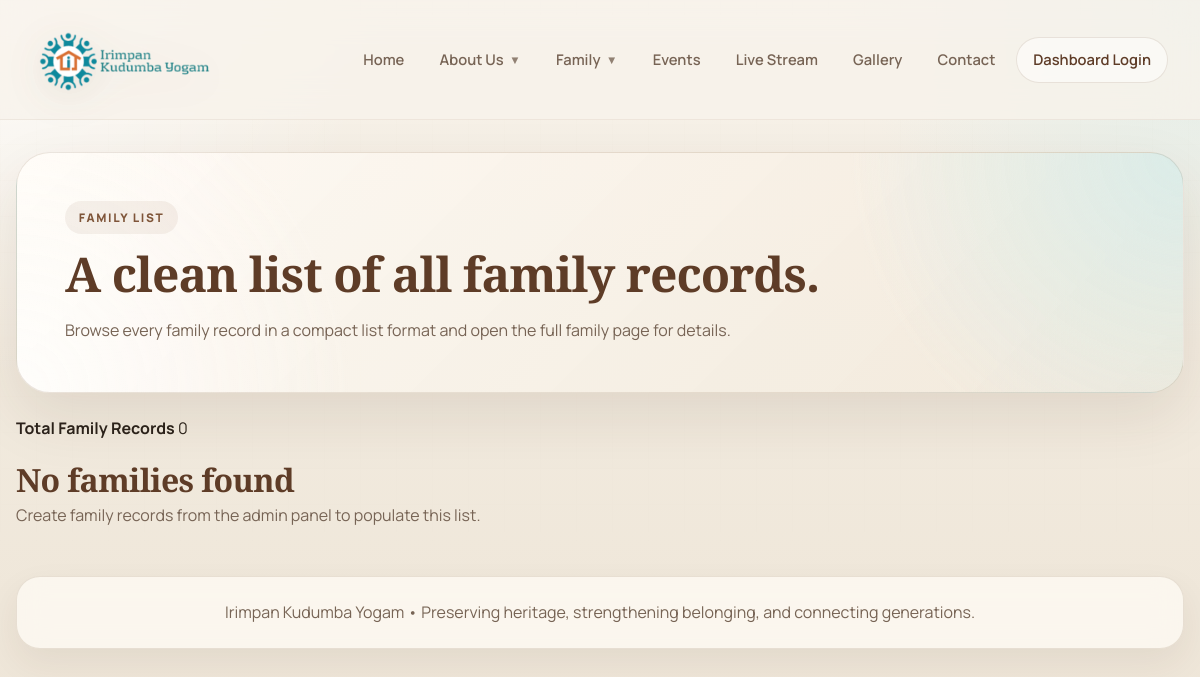
Before: /family/list/ with the older database file.
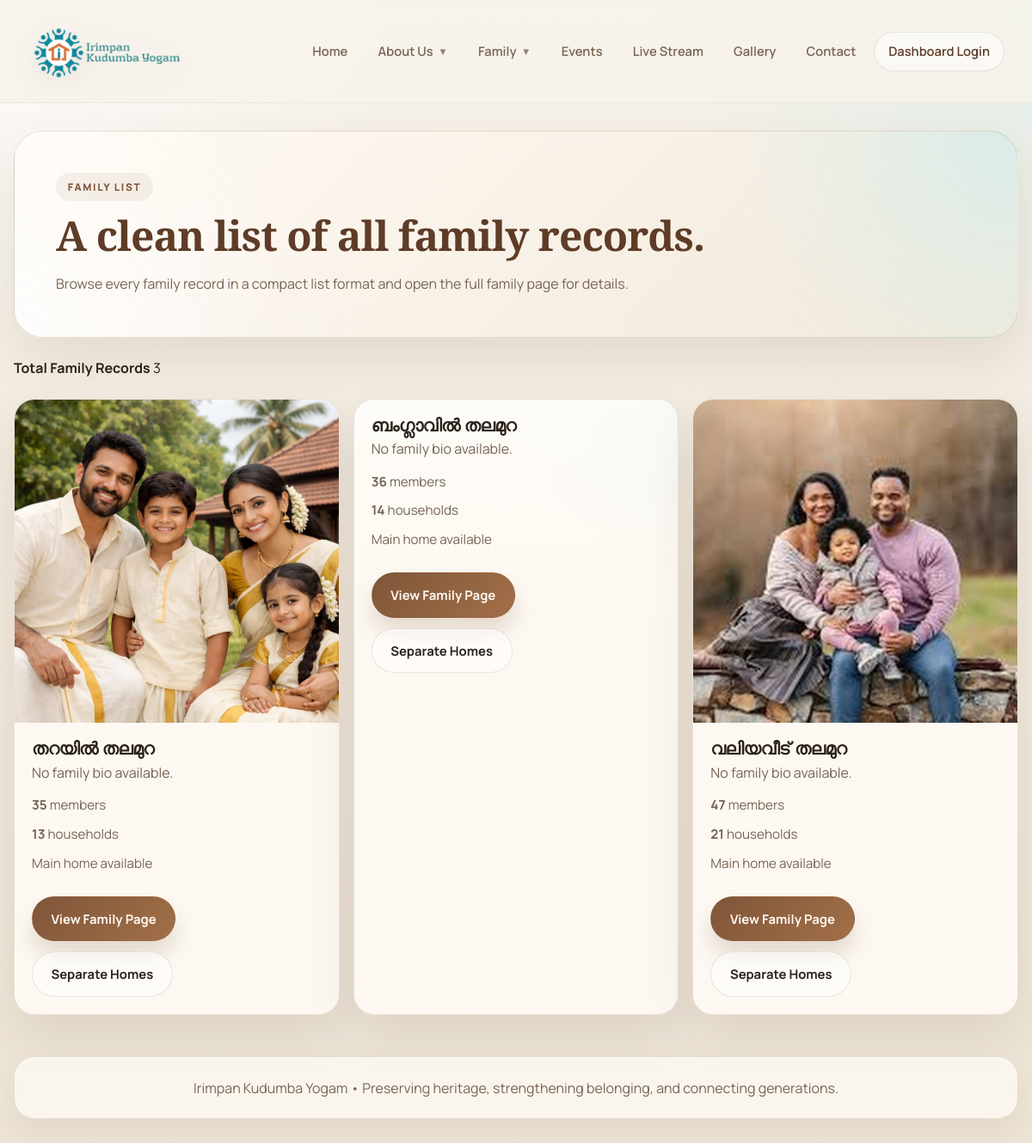
After: the same page with the newer database file.
### tree/models.py (models this page shows, shortened)
class Family(models.Model):
    name = models.CharField(max_length=160, unique=True)
    bio = models.TextField(blank=True)
    photo = models.ImageField(upload_to='family/', null=True, blank=True)
    is_active = models.BooleanField(default=True)
    created_at = models.DateTimeField(auto_now_add=True)
    updated_at = models.DateTimeField(auto_now=True)
    class Meta:
        ordering = ['name']

### tree/views.py (the view)
# urls.py: path('family/list/', views.family_list, name='family_list'),
def family_list(request):
    people = list(Person.objects.select_related('family').all())
    generation_map = _generation_map(people)
    _apply_generations(people, generation_map)
    households = _build_households(people)
    families = Family.objects.filter(is_active=True).order_by('name').prefetch_related(
        Prefetch('members', queryset=Person.objects.order_by('last_name', 'first_name'))
    )
    family_cards = []
    for family in families:
        family_households = [
            house for house in households
            if house['family_record'] and house['family_record'].pk == family.pk
        ]
        main_household = next((house for house in family_households if not house['is_separate_home']), None)
        separate_households = [house for house in family_households if house['is_separate_home']]
        family_cards.append({
            'family': family,
            'photo_url': family.photo.url if family.photo else None,
            'household_count': len(family_households),
            'member_count': family.members.count(),
            'main_household': main_household,
            'separate_households': separate_households,
        })
    return render(request, 'tree/family_list.html', {
        'family_cards': family_cards,
        'total_families': families.count(),
    })

### tree/context_processors.py (called while the page is built)
def navigation_context(request):
    return live_stream_context(request)

### tree/models.py (called while the page is built, shortened)
    @property
    def full_name(self):
        return f"{self.first_name} {self.last_name}".strip()

    @property
    def generation(self):
        return getattr(self, '_generation', 1)

    @property
    def youtube_video_id(self):
        url = (self.youtube_url or '').strip()
        if not url:
            return ''
        parsed = urlparse(url)
        host = (parsed.netloc or '').lower()
        if 'youtu.be' in host:
            return parsed.path.strip('/').split('/')[0]
        if 'youtube.com' in host:
            if parsed.path == '/watch':
                return parse_qs(parsed.query).get('v', [''])[0]
        return ''

    @property
    def embed_url(self):
        video_id = self.youtube_video_id
        if not video_id:
            return ''
        return f'https://www.youtube.com/embed/{video_id}?autoplay=1&rel=0'

    @classmethod
    def increment(cls, key='public-site'):
        counter, _ = cls.objects.get_or_create(key=key)
        cls.objects.filter(pk=counter.pk).update(total_visits=F('total_visits') + 1)

### tree/views.py (called while the page is built)
def _valid_live_streams():
    streams = []
    for stream in LiveStreamSettings.objects.order_by('-is_active', '-updated_at', '-id'):
        if not stream.embed_url:
            continue
        streams.append(stream)
    return streams

def live_stream_context(request):
    active_streams = [stream for stream in _valid_live_streams() if stream.is_active]
    return {
        'nav_live_streams': active_streams,
        'nav_live_stream': active_streams[0] if active_streams else None,
    }

def _generation_map(people):
    people = list(people)
    if not people:
        return {}
    parents = {
        person.pk: tuple(parent_id for parent_id in (person.father_id, person.mother_id) if parent_id)
        for person in people
    }
    memo = {}
    def get_depth(person_id):
        if person_id in memo:
            return memo[person_id]
        parent_ids = parents.get(person_id, ())
        if not parent_ids:
            memo[person_id] = 1
            return 1
        memo[person_id] = max(get_depth(parent_id) for parent_id in parent_ids) + 1
        return memo[person_id]
    return {person.pk: get_depth(person.pk) for person in people}

def _apply_generations(people, generation_map):
    for person in people:
        person._generation = generation_map.get(person.pk, 1)

### tree/templates/tree/family_list.html (shortened to what this page needs)
{% extends "tree/base.html" %}
{% block content %}
<div class="family-list-page">
  <section class="page-hero">
    <span class="eyebrow">Family List</span>
    <h1 class="section-title">A clean list of all family records.</h1>
    <p class="section-sub">Browse every family record in a compact list format and open the full family page for details.</p>
  </section>
  <section class="summary-card">
    <div class="record-meta-row">
      <strong>Total Family Records</strong>
      <span>{{ total_families }}</span>
    </div>
  </section>
  {% if family_cards %}
  <div class="family-list-grid">
    {% for card in family_cards %}
    <article class="family-card">
      {% if card.photo_url %}
      <img src="{{ card.photo_url }}" alt="{{ card.family.name }} photo" class="family-card-photo">
      {% endif %}
      <div class="family-card-body">
        <div>
          <h2 class="family-card-title">{{ card.family.name }}</h2>
          <p class="family-card-subtitle">{{ card.family.bio|default:"No family bio available." }}</p>
        </div>
        <div class="family-card-meta">
          <span><strong>{{ card.member_count }}</strong> member{% if card.member_count != 1 %}s{% endif %}</span>
          <span><strong>{{ card.household_count }}</strong> household{% if card.household_count != 1 %}s{% endif %}</span>
          {% if card.main_household %}
          <span>Main home available</span>
          {% else %}
          <span>No main home listed</span>
          {% endif %}
        </div>
        <div class="family-card-actions">
          <a href="{% url 'family_record_detail' card.family.pk %}" class="btn btn-primary">View Family Page</a>
          <a href="{% url 'separate_homes' %}" class="btn btn-secondary">Separate Homes</a>
        </div>
      </div>
    </article>
    {% endfor %}
  </div>
  {% else %}
  <article class="empty-gallery">
    <h3 style="color:var(--brand-strong);font-size:2rem;margin-bottom:0.4rem;">No families found</h3>
    <p>Create family records from the admin panel to populate this list.</p>
  </article>
  {% endif %}
</div>
{% endblock %}

### tree/templates/tree/base.html (shortened to what this page needs)
<!DOCTYPE html>
<html lang="en">
<head>
  {% load static %}
</head>
<body>
  <div class="site-shell">
    <nav>
      <a href="{% url 'home' %}" class="nav-brand" aria-label="Irimpan Kudumba Yogam home">
        <img src="{% static 'tree/familyirum.png' %}" alt="Family logo">
      </a>
      <div class="nav-links" id="navLinks">
        <div class="nav-group">
          <a href="{% url 'home' %}">Home</a>
          <div class="nav-dropdown">
            <a href="{% url 'about' %}" class="nav-dropbtn">About Us <span class="nav-caret">▼</span></a>
          </div>
          <div class="nav-dropdown">
            <a href="{% url 'family_page' %}" class="nav-dropbtn">Family <span class="nav-caret">▼</span></a>
          </div>
          <a href="{% url 'events' %}">Events</a>
          {% if nav_live_streams|length > 1 %}
          <div class="nav-dropdown">
            <a href="{% url 'live_stream' %}" class="nav-dropbtn">Live Stream <span class="nav-caret">▼</span></a>
            <div class="nav-dropdown-menu">
              <span class="nav-menu-title">Active Streams</span>
              {% for nav_stream in nav_live_streams %}
              <a href="{% url 'live_stream' %}?stream={{ nav_stream.pk }}">{{ nav_stream.title }}</a>
              {% endfor %}
            </div>
          </div>
          {% elif nav_live_stream %}
          <a href="{% url 'live_stream' %}?stream={{ nav_live_stream.pk }}">Live Stream</a>
          {% else %}
          <a href="{% url 'live_stream' %}">Live Stream</a>
          {% endif %}
          <a href="{% url 'gallery' %}">Gallery</a>
          <a href="{% url 'contact' %}">Contact</a>
        </div>
        <div class="nav-group">
          {% if request.user.is_authenticated %}
            <a href="{% url 'admin_panel' %}" class="btn-link">Admin Panel</a>
            <a href="{% url 'admin_logout' %}" class="btn-link">Logout</a>
          {% else %}
            <a href="{% url 'admin_login' %}" class="btn-link">Dashboard Login</a>
          {% endif %}
        </div>
      </div>
    </nav>
    <main>
      {% block content %}{% endblock %}
    </main>
    <footer>
      <p>Irimpan Kudumba Yogam • Preserving heritage, strengthening belonging, and connecting generations.</p>
    </footer>
  </div>
</body>
</html>

### tree/templates/tree/family_list.html (style rules this page uses)
.family-list-page { display: grid; gap: 1.4rem; }
.family-list-grid { display: grid; grid-template-columns: repeat(auto-fit, minmax(260px, 1fr)); gap: 1rem; }
.family-card { background: var(--surface); border: 1px solid var(--border); border-radius: 24px; overflow: hidden; box-shadow: var(--shadow); display: grid; grid-template-rows: auto 1fr; }
.family-card-photo { width: 100%; min-height: 180px; object-fit: cover; display: block; }
.family-card-body { padding: 1.25rem; display: grid; gap: 0.85rem; }
.family-card-title { font-size: 1.25rem; color: var(--cream); margin-bottom: 0.35rem; }
.family-card-meta { display: grid; gap: 0.55rem; color: var(--text-dim); font-size: 0.95rem; }
.family-card-meta strong { color: var(--gold-dim); }
.family-card-actions { display: flex; gap: 0.75rem; flex-wrap: wrap; margin-top: 0.75rem; }
.family-card-subtitle { color: var(--text-dim); line-height: 1.5; }

Changed rows visible on the page:
added Family: shows a picture, family.name "തറയിൽ തലമുറ", family.bio "No family bio available.", member_count "35", household_count "13"
added Family: family.name "ബംഗ്ലാവിൽ തലമുറ", family.bio "No family bio available.", member_count "36", household_count "14"
added Family: shows a picture, family.name "വലിയവീട് തലമുറ", family.bio "No family bio available.", member_count "47", household_count "21"
Other visible differences:
{{ total_families }}: "0" → "3"
text no longer shown: "No families found Create family records from the admin panel to populate this list."
